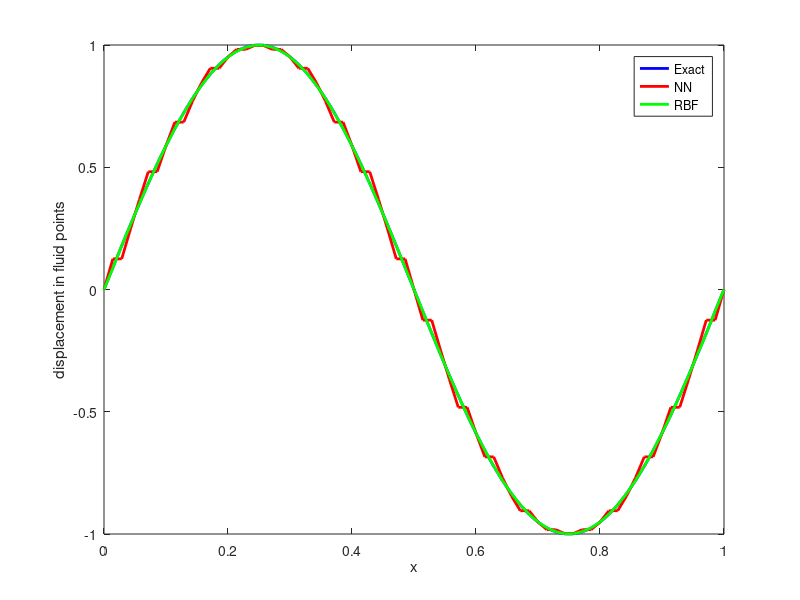
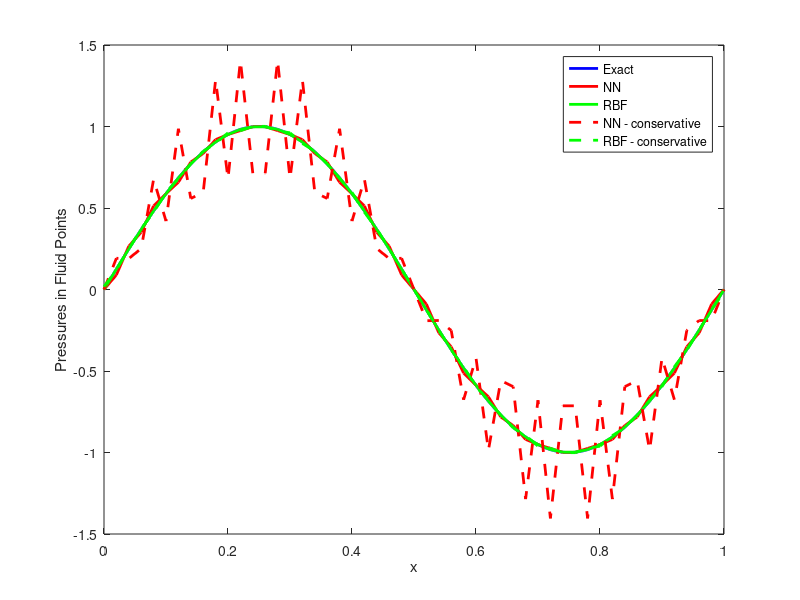

Recreate these plots in MATLAB, in order.
%% Initialization

% Check if number of structure points already defined
if ( ~exist('Ns','var') )
    Ns    = 51;
end

% Check if number of fluid points already defined
if ( ~exist('Nf','var') )
    Nf    = 71;
end

% Define the number of discrete points to approximate the exact solution
% with
Nfine = 10001;

% Prescribe:
%   Xs: structure point location [x y]
%   Ds: structure point displacement
%   Xf: fluid point location [x y]
%   Pf: fluid point pressure
%   Xi: location of x coordinates exact solution
Xs = zeros(Ns,2);
Ds = zeros(Ns,1);
Xf = zeros(Nf,2);
Pf = zeros(Nf,1);

Xs(:,1) = (0:Ns-1)/(Ns-1);
Xs(:,2) = cos(2*pi*Xs(:,1));
Xf(:,1) = (0:Nf-1)/(Nf-1);
Xf(:,2) = cos(2*pi*Xf(:,1));

Ds(:,1) = sin(2*pi*Xs(:,1));
Pf(:,1) = sin(2*pi*Xf(:,1));

Xi = (0:Nfine-1)/(Nfine-1);

% mesh spacings for structure and fluid mesh
dxs = 1/(Ns-1);
dxf = 1/(Nf-1);

% Integration matrix to convert pressures to forces, e.g. F = M*P
Ms        = eye(Ns)*dxs;
Ms(1,1)   = dxs/2;
Ms(Ns,Ns) = dxs/2;

Mf        = eye(Nf)*dxf;
Mf(1,1)   = dxf/2;
Mf(Nf,Nf) = dxf/2;

%%%%%%%%%%%%%%%%%%%%%%%%%%%%%%%%%%%%%%%%%%%%
%% CONSTRUCTION OF INTERPOLATION MATRICES %%
%%%%%%%%%%%%%%%%%%%%%%%%%%%%%%%%%%%%%%%%%%%%

%% Nearest Neighbor Interpolation structure -> flow (completed)
HsfNN = zeros(Nf, Ns);
for i=1:Nf
    % IMPLEMENT HERE:
    % Create boolean matrix: find the closest structure point j for each
    % fluid mesh point i:
    r = zeros (Ns,1);
    for j=1:Ns
        r(j) = sqrt((Xs(j,1)-Xf(i,1))^2+(Xs(j,2)-Xf(i,2))^2);        
    end
    [r_min, Index] = min(r);
    HsfNN(i,Index) = 1; %Puts a value 1 in the HsfNN
    
end
 

%% Nearest Neighbor Interpolation flow -> structure (completed)
HfsNN = zeros(Ns, Nf);
for i=1:Ns
    % IMPLEMENT HERE:
    % Create boolean matrix: find the closest fluid point j for each
    % structure mesh point i: 
    % (Same as the previous steps)
    r = zeros (Nf,1);
    for j=1:Nf
        r(j) = sqrt((Xf(j,1)-Xs(i,1))^2+(Xf(j,2)-Xs(i,2))^2);        
    end
    [r_min, Index] = min(r);
    HfsNN(i,Index) = 1; %Puts a value 1 in the HfsNN
end


%% RBF interpolation structure -> flow (Completed)
PHI = zeros(Ns);
P   = zeros(Ns,3);

% PHI is the RBF matrix
% P is the matrix for the linear polynomial

% IMPLEMENT HERE:
% Define the polynomial matrix P = [1 x1 y1 ; 1 x2 y2 ; ... ]
P = [ones(Ns,1) Xs(:,1) Xs(:,2)];


% IMPLEMENT HERE:
% Define the RBF matrix PHI(i,j) = phi(|| x_i - x_j ||)
r=1;
for j=1:Ns
    for i=1:Ns
        x_b = norm(Xs(i,:) - Xs(j,:));
        if x_b < r
            PHI(i,j) =((1-(x_b/r))^4)*(4*(x_b/r)+1); 
        else 
            PHI(i,j) = 0;
        end
    end
end


% Matrix to satisfy constraints: Ds = C * gamma
% gamma, the RBF coefficients: gamma = inv(C)*Ds
C    = [PHI P ; P' zeros(3)];
% SvZ: In Matlab-R2013 the inverse is not computed accurately anymore
% invC = inv(C);

% Define the interpolation to the fluid mesh
PHI = zeros(Nf,Ns);
P   = zeros(Nf,3);

% PHI is the RBF matrix
% P is the matrix for the linear polynomial

% IMPLEMENT HERE:
% Define the polynomial matrix P = [1 x1 y1 ; 1 x2 y2 ; ... ]
P = [ones(Nf,1) Xf(:,1) Xf(:,2)];

% IMPLEMENT HERE:
% Define the RBF matrix PHI(i,j) = phi(|| x_i - x_j ||)
r=1;
for i=1:Nf
    for j=1:Ns
            x_b = norm(Xf(i,:) - Xs(j,:));
            if x_b < r
               PHI(i,j) =((1-(x_b/r))^4)*(4*(x_b/r)+1);
            else 
               PHI(i,j) = 0;
            end
    end
end

% transformation matrix = [PHI P] * invC
% HsfRBF = [PHI P] * invC(:,1:Ns);
% SvZ: In Matlab-R2013 the inverse is not computed accurately
%    : Using the forward-slash operator to right-multiply by
%    : the inverse of C instead
HsfRBF = [PHI P]/C;
HsfRBF = HsfRBF(:,1:Ns);


%% RBF interpolation flow -> structure (completed)
PHI = zeros(Nf);
P   = zeros(Nf,3);

% PHI is the RBF matrix
% P is the matrix for the linear polynomial

% IMPLEMENT HERE:
% Define the polynomial matrix P = [1 x1 y1 ; 1 x2 y2 ; ... ]
P = [ones(Nf,1) Xf(:,1) Xf(:,2)];

% IMPLEMENT HERE:
% Define the RBF matrix PHI(i,j) = phi(|| x_i - x_j ||)
for i=1:Nf
    for j=1:Nf
        x_b = norm(Xf(i,:) - Xf(j,:));
        if x_b < r
            PHI(i,j) =((1-(x_b/r))^4)*(4*(x_b/r)+1); 
        else 
            PHI(i,j) = 0;
        end
    end
end


% Matrix to satisfy constraints: Ds = C * gamma
% gamma, the RBF coefficients: gamma = inv(C)*Df
C    = [PHI P ; P' zeros(3)];
% SvZ: In Matlab-R2013 the inverse is not computed accurately anymore
% invC = inv(C);

% Define the interpolation to the structure mesh
PHI = zeros(Ns,Nf);
P   = zeros(Ns,3);

% PHI is the RBF matrix
% P is the matrix for the linear polynomial

% IMPLEMENT HERE:
% Define the polynomial matrix P = [1 x1 y1 ; 1 x2 y2 ; ... ]
P = [ones(Ns,1) Xs(:,1) Xs(:,2)];

% IMPLEMENT HERE:
% Define the RBF matrix PHI(i,j) = phi(|| x_i - x_j ||)
for i=1:Ns
    for j=1:Nf
        x_b = norm(Xs(i,:) - Xf(j,:));
            if x_b < r
               PHI(i,j) =((1-(x_b/r))^4)*(4*(x_b/r)+1);
            else 
               PHI(i,j) = 0;
            end
    end
end

% transformation matrix = [PHI P] * invC
%HfsRBF = [PHI P] * invC(:,1:Nf);
% SvZ: In Matlab-R2013 the inverse is not computed accurately
%    : Using the forward-slash operator to right-multiply by
%    : the inverse of C instead
HfsRBF = [PHI P]/C;
HfsRBF = HfsRBF(:,1:Nf);

%%%%%%%%%%%%%%%%%%%%%%%%%%%%%%%%%%%%%%%%%%%%%%
%% CHECKING FOR CONSISTENCY OF THE MATRICES %%
%%%%%%%%%%%%%%%%%%%%%%%%%%%%%%%%%%%%%%%%%%%%%%
for i=1:Ns %Going through Ns row
    NN = round(sum(HfsNN(i,:))); %Checking row sum
    RBF = round(sum(HfsRBF(i,:))); %Checking row sum
    if NN ~= 1 %Evaluating 
        disp ('!!Nearest Number Matrix is NOT consistent (HfsNN)!!');
    end
    if RBF ~= 1 %Evaluating 
        disp ('!!Radial Basis Function Matrix is NOT consistent (HfsRBF)!!');
    end
end

for i=1:Nf %Going through Nf rows
    NN = round(sum(HsfNN(i,:)));  %Checking row sum
    RBF = round(sum(HsfRBF(i,:))); %Checking row sum
    if NN ~= 1 %Evaluating 
        disp ('!!Nearest Number Matrix is NOT consistent (HsfNN)!!');
    end
    if RBF ~= 1 %Evaluating 
        disp ('!!Radial Basis Function Matrix is NOT consistent (HsfRBF)!!');
    end
end

%%%%%%%%%%%%%%%%%%%%%%%%%%%%%%%%%%%%%%%%%%%%%%%%%%%%%%%%%%%%
%% PERFORM INTERPOLATIONS FOR DISPLACEMENTS AND PRESSURES %%
%%%%%%%%%%%%%%%%%%%%%%%%%%%%%%%%%%%%%%%%%%%%%%%%%%%%%%%%%%%%

%% Compute displacements
Df_NN  = HsfNN  * Ds;
Df_RBF = HsfRBF * Ds;
Df_ex  = sin(2*pi*Xi);

%% Show displacements
figure(1) %Displacements Graph
hold off
plot(Xi,Df_ex,'b-','LineWidth',2.0);
hold on
plot(Xf(:,1),Df_NN, 'r-', 'LineWidth',2.0);
plot(Xf(:,1),Df_RBF, 'g-', 'LineWidth',2.0);
legend('Exact','NN','RBF');
xlabel('x');
ylabel('displacement in fluid points');
set(gcf, 'PaperSize', [5.5 5.5]); %Set the paper to have width 5 and height 5.
% compute RMS error by linear interpolation between fluid points
err_Df_NN  = norm(interp1(Xf(:,1),Df_NN ,Xi,'linear')-Df_ex)/sqrt(Nfine);
err_Df_RBF = norm(interp1(Xf(:,1),Df_RBF,Xi,'linear')-Df_ex)/sqrt(Nfine);


%% Compute pressures - consistent approach
Ps_NN  = HfsNN  * Pf;
Ps_RBF = HfsRBF * Pf;
Pf_ex  = sin(2*pi*Xi);

%% Show pressures
figure(2)
hold off
plot(Xi,Pf_ex,'b-', 'LineWidth',2.0);
hold on
plot(Xs(:,1),Ps_NN, 'r-', 'LineWidth',2.0);
plot(Xs(:,1),Ps_RBF, 'g-', 'LineWidth',2.0);
xlabel('x');
ylabel('Pressures in Fluid Points');

% compute RMS error by linear interpolation between structure points
err_Ps_NN  = norm(interp1(Xs(:,1),Ps_NN ,Xi,'linear')-Df_ex)/sqrt(Nfine);
err_Ps_RBF = norm(interp1(Xs(:,1),Ps_RBF,Xi,'linear')-Df_ex)/sqrt(Nfine);

%% Compute pressures - conservative approach
% IMPLEMENT HERE:
% compute the interpolation of the pressure using the conservative
% approach, e.g.: Fs'*Ds = Ff'*Df
% Fs = Ms * Ps
% Ff = Mf * Pf
% Df =  H * Ds
% One obtains: Ps = .... * Pf
Ps_NN_cv  = (Mf*HsfNN*Ms^(-1))'*Pf;
Ps_RBF_cv = (Mf*HsfRBF*Ms^(-1))'*Pf; 
Pf_ex     = sin(2*pi*Xi);

%% Show pressures
figure(2)
plot(Xs(:,1),Ps_NN_cv, 'r--', 'LineWidth',2.0);
plot(Xs(:,1),Ps_RBF_cv, 'g--', 'LineWidth',2.0);
legend('Exact','NN','RBF','NN - conservative','RBF - conservative');
set(gcf, 'PaperSize', [5.5 5.5]); %Set the paper to have width 5 and height 5.

% compute RMS error by linear interpolation between structure points
err_Ps_NN_cv  = norm(interp1(Xs(:,1),Ps_NN_cv ,Xi,'linear')-Df_ex)/sqrt(Nfine);
err_Ps_RBF_cv = norm(interp1(Xs(:,1),Ps_RBF_cv,Xi,'linear')-Df_ex)/sqrt(Nfine);

%% Compute error in work at interface (work on fluid side should be equal
% dW_fluid     = (F'*D)_fluid
% dW_structure = (F'*D)_structure
% error_dW     = |dW_fluid - dW_structure|

% IMPLEMENT HERE:
% Compute the work on the interface on the fluid side and the structure
% side and store the error in the conservation of work over the interface
err_dW_NN     = abs( (Mf*Pf)' * Df_NN  -  (Ms*Ps_NN)' * Ds );
err_dW_NN_cv  = abs((Mf*Pf)'*Df_NN - (Ms*Ps_NN_cv)'*Ds);
err_dW_RBF    = abs( (Mf*Pf)' * Df_RBF  -  (Ms*Ps_RBF)' * Ds );
err_dW_RBF_cv = abs( (Mf*Pf)' * Df_RBF  -  (Ms*Ps_RBF_cv)' * Ds );
